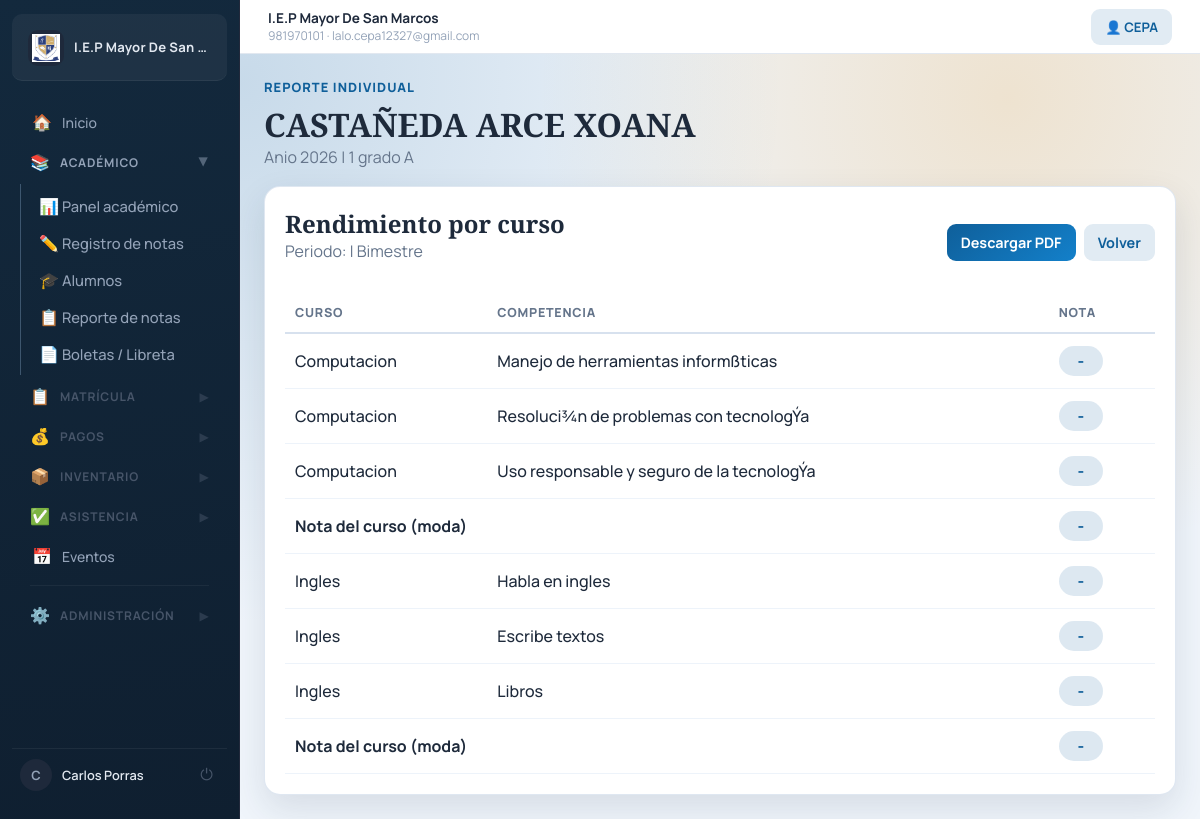
The app's page /grades/report/18/ (signed in), older data.
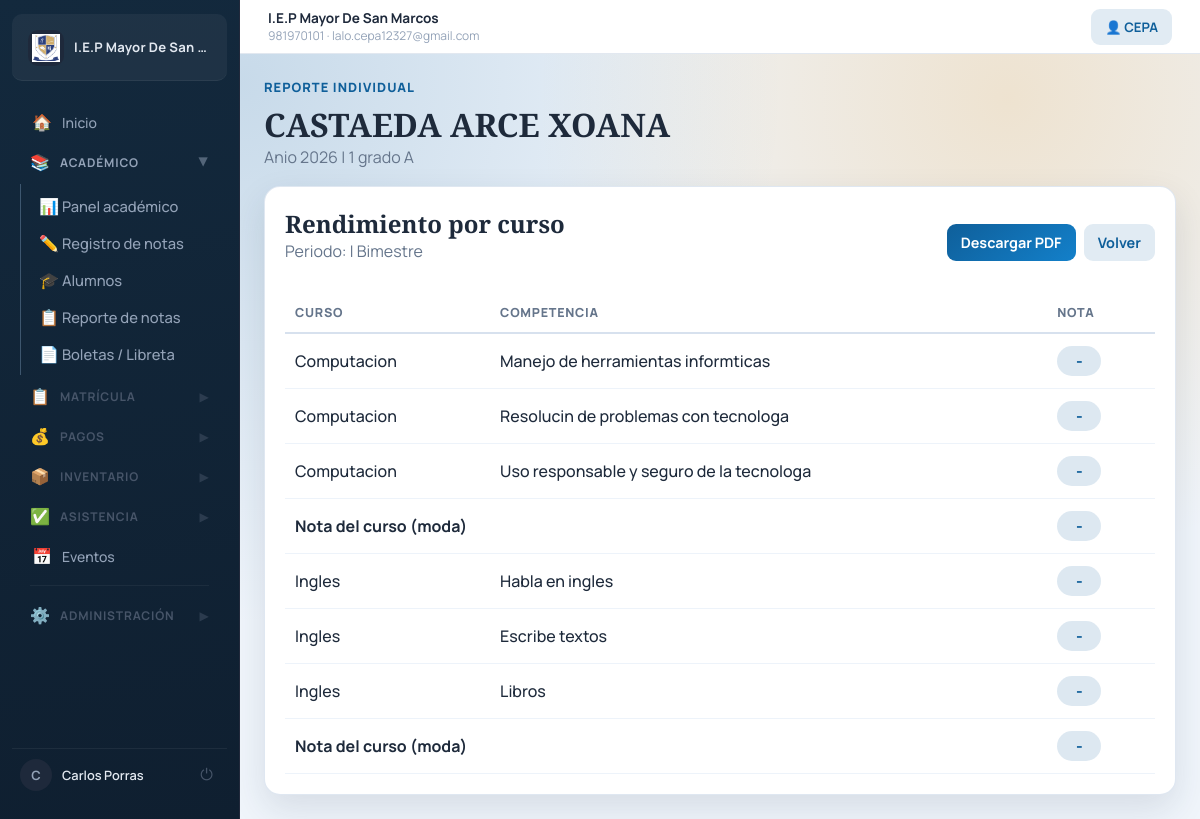
The same page, newer data.
### enrollment/models.py (models this page shows, shortened)
class Enrollment(models.Model):
    STATUS = (
        ('active', 'Activo'),
        ('retired', 'Retirado'),
        ('transferred', 'Trasladado'),
        ('finished', 'Finalizado'),
    )
    student = models.ForeignKey(Student, on_delete=models.CASCADE)
    academic_year = models.ForeignKey(AcademicYear, on_delete=models.CASCADE)
    section = models.ForeignKey(Section, on_delete=models.CASCADE)
    status = models.CharField(max_length=20, choices=STATUS, default='active')
    enrolled_at = models.DateTimeField(auto_now_add=True)

### students/models.py (models this page shows)
class Student(models.Model):
    dni = models.CharField(max_length=8, unique=True)
    first_name = models.CharField(max_length=150)
    last_name = models.CharField(max_length=150)
    birth_date = models.DateField(null=True, blank=True)
    address = models.TextField(blank=True, default='')
    parent_name = models.CharField(max_length=150, blank=True, default='')
    parent_phone = models.CharField(max_length=15, blank=True, default='')
    father_name = models.CharField(max_length=150, blank=True, default='')
    mother_name = models.CharField(max_length=150, blank=True, default='')
    father_phone = models.CharField(max_length=15, blank=True, default='')
    mother_phone = models.CharField(max_length=15, blank=True, default='')
    def __str__(self):
        return f"{self.first_name} {self.last_name}"

### academic/models.py (models this page shows, shortened)
class Course(models.Model):
    name = models.CharField(max_length=100)
    is_poly_course = models.BooleanField(default=False, verbose_name="¿Es curso de polidocencia?")
    grades = models.ManyToManyField(
        Grade,
        blank=True,
        related_name='courses',
        verbose_name='Grados',
    )

class Competency(models.Model):
    course = models.ForeignKey(Course, on_delete=models.CASCADE)
    name = models.CharField(max_length=150)
    order = models.PositiveIntegerField(default=1)
    class Meta:
        ordering = ('order', 'id')

class AcademicYear(models.Model):
    school = models.ForeignKey(School, on_delete=models.CASCADE)
    year = models.IntegerField()
    is_active = models.BooleanField(default=True)

class Section(models.Model):
    name = models.CharField(max_length=10)
    grade = models.ForeignKey(Grade, on_delete=models.CASCADE)
    tutor_teacher = models.ForeignKey(
        'accounts.User',
        on_delete=models.SET_NULL,
        blank=True,
        null=True,
        related_name='tutor_sections',
        limit_choices_to={'role': 'teacher'},
        verbose_name='Tutora de aula',
    )
    class Meta:
        ordering = ('grade__name', 'name')
        unique_together = ('grade', 'name')

class Grade(models.Model):
    name = models.CharField(max_length=50)
    class Meta:
        ordering = ('name',)
    def __str__(self):
        return self.name

### academic/views.py (the view)
# urls.py: path('report/<int:enrollment_id>/', student_report, name='student_report'),
@role_required('admin', 'director', 'teacher', 'parent')
def student_report(request, enrollment_id):
    enrollment = get_object_or_404(
        Enrollment.objects.select_related('student', 'section__grade', 'academic_year'),
        id=enrollment_id
    )
    if request.user.role == 'teacher' and not request.user.is_superuser:
        if not _is_section_tutor(request.user, enrollment.section):
            messages.error(request, "Solo la tutora del aula puede generar/ver la libreta del estudiante.")
            return redirect('teacher_dashboard')
    courses = list(_courses_for_enrollment(request.user, enrollment))
    period_id = _safe_int(request.GET.get('period'))
    preferred_period = _preferred_period(enrollment.academic_year)
    if period_id and enrollment.academic_year_id:
        preferred_period = (
            Period.objects.filter(academic_year=enrollment.academic_year, id=period_id).first()
            or preferred_period
        )
    _, breakdown = _build_competency_breakdown([enrollment], courses, enrollment.academic_year)
    course_cards = []
    for course in courses:
        course_data = breakdown.get((enrollment.id, course.id), {}) or {}
        period_finals = course_data.get('period_finals', {}) or {}
        if preferred_period:
            course_grade = period_finals.get(preferred_period.id, '-') or '-'
        else:
            course_grade = course_data.get('course_final', '-') or '-'
        competency_rows = []
        for competency_row in course_data.get('competencies', []) or []:
            if preferred_period:
                competency_grade = competency_row.get('period_grades', {}).get(preferred_period.id, '-') or '-'
            else:
                competency_grade = competency_row.get('final_grade', '-') or '-'
            competency_rows.append({
                'name': competency_row.get('name', '-') or '-',
                'grade': competency_grade,
            })
        if competency_rows or course_grade != '-':
            course_cards.append({
                'course': course,
                'course_grade': course_grade,
                'competencies': competency_rows,
            })
    return render(request, 'academic/student_report.html', {
        'enrollment': enrollment,
        'preferred_period': preferred_period,
        'courses': course_cards,
    })

### academic/models.py (called while the page is built)
def calculate_mode_grade(grades):
    valid = [grade for grade in grades if grade in {'AD', 'A', 'B', 'C'}]
    if not valid:
        return None
    counts = Counter(valid)
    top_frequency = max(counts.values())
    candidates = [grade for grade, frequency in counts.items() if frequency == top_frequency]
    priority = {'C': 1, 'B': 2, 'A': 3, 'AD': 4}
    return max(candidates, key=lambda grade: priority[grade])

### academic/views.py (called while the page is built, shortened)
def _preferred_period(academic_year):
    if not academic_year:
        return None
    periods = list(
        Period.objects.filter(academic_year=academic_year).order_by('start_date', 'name')
    )
    if not periods:
        return None
    active = next((p for p in periods if p.is_active), None)
    if active:
        return active

def _safe_int(value):
    try:
        return int(value)
    except (TypeError, ValueError):
        return None

### schools/context_processors.py (called while the page is built)
def school_context(request):
    system_school = School.objects.order_by('id').first()
    return {
        'system_school': system_school,
    }

### academic/templates/academic/student_report.html (shortened to what this page needs)
{% extends 'base.html' %}
{% block content %}
<section class="hero">
    <p class="eyebrow">Reporte individual</p>
    <h1>{{ enrollment.student }}</h1>
    <p class="muted">
        Anio {{ enrollment.academic_year.year }} |
        {{ enrollment.section.grade }} {{ enrollment.section.name }}
    </p>
</section>
<section class="card">
    <div class="section-head">
        <div>
            <h2>Rendimiento por curso</h2>
            {% if preferred_period %}
                <p class="muted">Periodo: {{ preferred_period.name }}</p>
            {% endif %}
        </div>
        <div class="action-row">
            <a href="{% url 'student_report_pdf' enrollment.id %}{% if preferred_period %}?period={{ preferred_period.id }}{% endif %}" class="btn btn-primary">Descargar PDF</a>
            <a href="{% url 'course_report' %}?grade={{ enrollment.section.grade.id }}&section={{ enrollment.section.id }}" class="btn btn-subtle">Volver</a>
        </div>
    </div>
    <div class="table-wrap">
        <table>
            <thead>
                <tr>
                    <th>Curso</th>
                    <th>Competencia</th>
                    <th>Nota</th>
                </tr>
            </thead>
            <tbody>
                {% for c in courses %}
                    {% if c.competencies %}
                        {% for comp in c.competencies %}
                            <tr>
                                <td>{{ c.course.name }}</td>
                                <td>{{ comp.name }}</td>
                                <td><span class="badge">{{ comp.grade }}</span></td>
                            </tr>
                        {% endfor %}
                    {% else %}
                        <tr>
                            <td>{{ c.course.name }}</td>
                            <td class="muted">Sin competencias registradas.</td>
                            <td><span class="badge">{{ c.course_grade }}</span></td>
                        </tr>
                    {% endif %}
                    <tr>
                        <td colspan="2"><strong>Nota del curso (moda)</strong></td>
                        <td><span class="badge">{{ c.course_grade }}</span></td>
                    </tr>
                {% empty %}
                    <tr>
                        <td colspan="3">No hay calificaciones registradas.</td>
                    </tr>
                {% endfor %}
            </tbody>
        </table>
    </div>
</section>
{% endblock %}

Row changes from the older to the newer data that the page shows:
changed through a linked row, Enrollment "1 grado": student "CASTAÑEDA ARCE XOANA" → "CASTAEDA ARCE XOANA"
Text that changed along with them:
new list line: "Computacion -"
new list line: "Manejo de herramientas informticas"
new list line: "Resolucin de problemas con tecnologa"
new list line: "Uso responsable y seguro de la tecnologa"
list line gone: "Computacion -"
list line gone: "Manejo de herramientas informßticas"
list line gone: "Resoluci¾n de problemas con tecnologÝa"
list line gone: "Uso responsable y seguro de la tecnologÝa"
